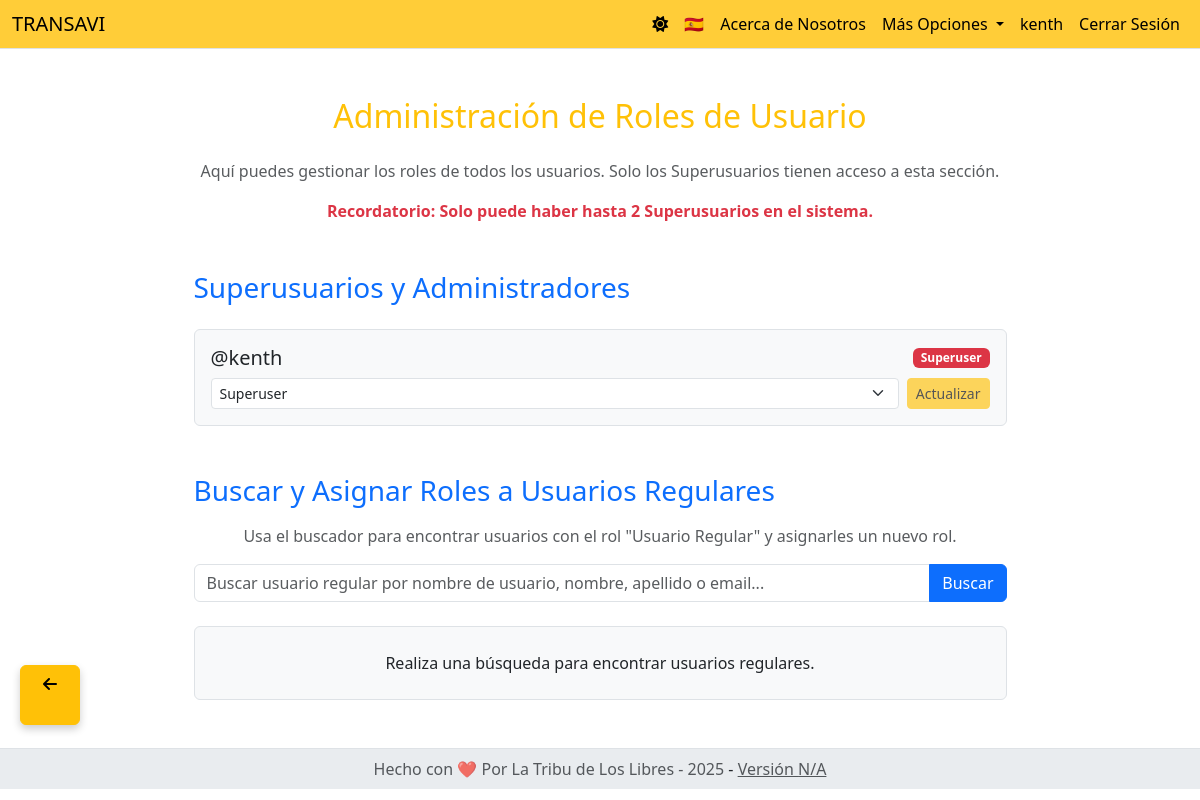
The page /contactos/admin/manage_roles (signed in) on the database its author committed.
### models.py (models this page shows, shortened)
class User(db.Model):
    id = db.Column(db.Integer, primary_key=True)
    username = db.Column(db.String(80), nullable=False)
    email = db.Column(db.String(120), nullable=False)
    password = db.Column(db.String(200), nullable=True)
    nombre = db.Column(db.String(100), nullable=False)
    primer_apellido = db.Column(db.String(100), nullable=False)
    telefono = db.Column(db.String(20), nullable=False)
    avatar_url = db.Column(db.String(200), nullable=True, default='uploads/avatars/default.png')
    segundo_apellido = db.Column(db.String(100), nullable=True)
    telefono_emergencia = db.Column(db.String(20), nullable=True)
    nombre_emergencia = db.Column(db.String(100), nullable=True)
    empresa = db.Column(db.String(100), nullable=True)
    cedula = db.Column(db.String(20), nullable=True)
    direccion = db.Column(db.String(200), nullable=True)
    actividad = db.Column(db.String(100), nullable=True)
    capacidad = db.Column(db.String(50), nullable=True)
    participacion = db.Column(db.String(100), nullable=True)
    fecha_cumpleanos = db.Column(db.Date, nullable=True)
    tipo_sangre = db.Column(db.String(5), nullable=True)
    poliza = db.Column(db.String(100), nullable=True)
    aseguradora = db.Column(db.String(100), nullable=True)
    alergias = db.Column(db.Text, nullable=True)
    enfermedades_cronicas = db.Column(db.Text, nullable=True)
    role = db.Column(db.String(50), nullable=False, default='Usuario Regular')
    last_login_at = db.Column(db.DateTime, nullable=True)
    auto_logout_minutes = db.Column(db.Integer, default=0, nullable=False, server_default='0')
    auto_logout_enabled = db.Column(db.Boolean, default=False, nullable=False, server_default='0')
    theme = db.Column(db.String(10), nullable=False, default='light', server_default='light')
    fecha_registro = db.Column(db.DateTime, default=datetime.utcnow, nullable=False, server_default=sa.func.now())
    fecha_actualizacion = db.Column(db.DateTime, onupdate=datetime.utcnow)
    oauth_logins = db.relationship('OAuthSignIn', backref='user', lazy=True, cascade="all, delete-orphan")
    __table_args__ = (
        UniqueConstraint('username', name='uq_user_username'),
        UniqueConstraint('email', name='uq_user_email'),
    )

### contactos.py (the view, shortened to what this page needs)
@contactos_bp.route('/admin/manage_roles', methods=['GET', 'POST']) # CAMBIO AQUÍ: Añadido '/admin'
@role_required('Superuser') # Solo los Superusers pueden acceder a esta interfaz
def admin_manage_roles():
    role_opciones = ['Usuario Regular', 'Administrador', 'Superuser']
    admin_users = User.query.filter(User.role.in_(['Superuser', 'Administrador'])).order_by(User.role.desc(), User.username.asc()).all()
    search_query_regular = request.args.get('search_query_regular', '').strip()
    regular_users = []
    if search_query_regular:
        search_pattern = f"%{search_query_regular}%"
        regular_users = User.query.filter(
            User.role == 'Usuario Regular',
            or_(
                User.username.ilike(search_pattern),
                User.nombre.ilike(search_pattern),
                User.primer_apellido.ilike(search_pattern),
                User.segundo_apellido.ilike(search_pattern),
                User.email.ilike(search_pattern)
            )
        ).order_by(User.username.asc()).all()
    else:
        pass # No fetch all regular users by default
    return render_template('admin_roles.html', admin_users=admin_users, regular_users=regular_users, search_query_regular=search_query_regular)

### templates/admin_roles.html (shortened to what this page needs)
{% extends 'base.html' %}
{% block content %}
<div class="container mt-5 mb-5">
    <div class="row justify-content-center">
        <div class="col-md-10 col-lg-9">
            <div class="">
                <h2 class="card-title text-center mb-4 text-warning">Administración de Roles de Usuario</h2>
                <p class="text-muted text-center">Aquí puedes gestionar los roles de todos los usuarios. Solo los Superusuarios tienen acceso a esta sección.</p>
                <p class="text-danger text-center fw-bold">Recordatorio: Solo puede haber hasta 2 Superusuarios en el sistema.</p>
                <h3 class="mt-5 mb-3 text-primary">Superusuarios y Administradores</h3>
                <div class="user-list mt-4">
                    {% if admin_users %}
                        {% for user in admin_users %}
                            <div class="user-card border rounded p-3 mb-3 bg-light">
                                <div class="d-flex justify-content-between align-items-center mb-2">
                                    <h5 class="mb-0">@{{ user.username }}</h5>
                                    <span class="badge {% if user.role == 'Superuser' %}bg-danger{% elif user.role == 'Administrador' %}bg-warning text-dark{% else %}bg-secondary{% endif %}">{{ user.role }}</span>
                                </div>
                                <form action="{{ url_for('contactos.admin_manage_roles') }}" method="POST" class="d-flex align-items-center">
                                    <div class="flex-grow-1 me-2">
                                        <select name="new_role" class="form-select form-select-sm">
                                            <option value="Superuser" {% if user.role == 'Superuser' %}selected{% endif %}>Superuser</option>
                                        </select>
                                    </div>
                                    <div class="flex-shrink-0">
                                        {% if session.get('user_id') == user.id and user.role == 'Superuser' %}
                                            <button type="submit" class="btn btn-warning btn-sm w-100" disabled title="No puedes cambiar tu propio rol de Superuser.">Actualizar</button>
                                        {% else %}
                                            <button type="submit" class="btn btn-warning btn-sm w-100">Actualizar</button>
                                        {% endif %}
                                    </div>
                                </form>
                            </div>
                        {% endfor %}
                    {% else %}
                        <div class="text-center py-4 border rounded bg-light">
                            No hay Superusuarios o Administradores registrados.
                        </div>
                    {% endif %}
                </div>
                <h3 class="mt-5 mb-3 text-primary">Buscar y Asignar Roles a Usuarios Regulares</h3>
                <p class="text-muted text-center">Usa el buscador para encontrar usuarios con el rol "Usuario Regular" y asignarles un nuevo rol.</p>
                <form action="{{ url_for('contactos.admin_manage_roles') }}" method="GET" class="mb-4">
                    <div class="input-group">
                        <input type="text" name="search_query_regular" class="form-control" placeholder="Buscar usuario regular por nombre de usuario, nombre, apellido o email..." value="{{ search_query_regular if search_query_regular }}">
                        <button type="submit" class="btn btn-primary">Buscar</button>
                    </div>
                </form>
                <div class="user-list mt-4">
                    {% if regular_users %}
                        {% for user in regular_users %}
                            <div class="user-card border rounded p-3 mb-3 bg-light">
                                <div class="d-flex justify-content-between align-items-center mb-2">
                                    <h5 class="mb-0">@{{ user.username }}</h5>
                                    <span class="badge {% if user.role == 'Superuser' %}bg-danger{% elif user.role == 'Administrador' %}bg-warning text-dark{% else %}bg-secondary{% endif %}">{{ user.role }}</span>
                                </div>
                                <form action="{{ url_for('contactos.admin_manage_roles') }}" method="POST" class="d-flex align-items-center">
                                    <input type="hidden" name="user_id" value="{{ user.id }}">
                                    <div class="flex-grow-1 me-2">
                                        <select name="new_role" class="form-select form-select-sm">
                                            <option value="Usuario Regular" {% if user.role == 'Usuario Regular' %}selected{% endif %}>Usuario Regular</option>
                                            <option value="Administrador" {% if user.role == 'Administrador' %}selected{% endif %}>Administrador</option>
                                            <option value="Superuser" {% if user.role == 'Superuser' %}selected{% endif %}>Superuser</option>
                                        </select>
                                    </div>
                                    <div class="flex-shrink-0">
                                        <button type="submit" class="btn btn-warning btn-sm w-100">Actualizar</button>
                                    </div>
                                </form>
                            </div>
                        {% endfor %}
                    {% else %}
                        {% if search_query_regular %}
                            <div class="text-center py-4 border rounded bg-light">
                                No se encontraron usuarios regulares para "{{ search_query_regular }}".
                            </div>
                        {% else %}
                            <div class="text-center py-4 border rounded bg-light">
                                Realiza una búsqueda para encontrar usuarios regulares.
                            </div>
                        {% endif %}
                    {% endif %}
                </div>
            </div>
        </div>
    </div>
</div>
{% endblock %}

### templates/navbar.html (shortened to what this page needs)
<nav class="navbar navbar-expand-lg custom-navbar py-1 align-items-center">
    <div class="container-fluid">
        <div class="navbar-brand-container d-flex align-items-center">
            <a class="navbar-brand me-auto" href="{{ url_for('home') }}">TRANSAVI</a>
            <google-cast-launcher class="ms-2"></google-cast-launcher>
        </div>
        <div class="collapse navbar-collapse" id="navbarNav">
            <ul class="navbar-nav ms-auto mb-2 mb-lg-0">
                <li class="nav-item">
                    <a class="nav-link theme-switcher" href="#" role="button" id="single-theme-button">
                        {% if session.get('theme') == 'dark' %}
                            <i class="fas fa-moon" id="active-theme-icon"></i>
                        {% elif session.get('theme') == 'sepia' %}
                            <i class="fas fa-book-open" id="active-theme-icon"></i>
                        {% else %}
                            <i class="fas fa-sun" id="active-theme-icon"></i>
                        {% endif %}
                    </a>
                </li>
                <li class="nav-item">
                    <a class="nav-link" href="#" role="button" id="single-lang-button">
                        {% if session.get('lang') == 'en' %}
                            <span id="lang-icon">🇬🇧</span>
                        {% else %}
                            <span id="lang-icon">🇪🇸</span>
                        {% endif %}
                    </a>
                </li>
                <li class="nav-item">
                    <a class="nav-link" href="{{ url_for('aboutus.ver_aboutus') }}">
                        <span class="text-only-desktop">{{ _('Acerca de Nosotros') }}</span>
                    </a>
                </li>
                {% if session.logged_in %}
                    {% if session.role == 'Superuser' %}
                        <li class="nav-item dropdown">
                            <a class="nav-link dropdown-toggle" href="#" id="navbarDropdown" role="button" data-bs-toggle="dropdown" aria-expanded="false">
                                {{ _('Más Opciones') }}
                            </a>
                        </li>
                    {% endif %}
                    <li class="nav-item">
                        <a class="nav-link" href="{{ url_for('perfil.perfil') }}">
                            <span class="text-only-desktop">{{ session.username }}</span>
                        </a>
                    </li>
                    <li class="nav-item">
                        <a class="nav-link" href="{{ url_for('logout') }}">
                            <span class="text-only-desktop">{{ _('Cerrar Sesión') }}</span>
                        </a>
                    </li>
                {% endif %}
            </ul>
        </div>
    </div>
</nav>

### rows shown on the page
User: username "kenth", role "Superuser", new_role "Superuser", shows "Actualizar"

### other values the page prints
{{ latest_version_number }} "N/A"
